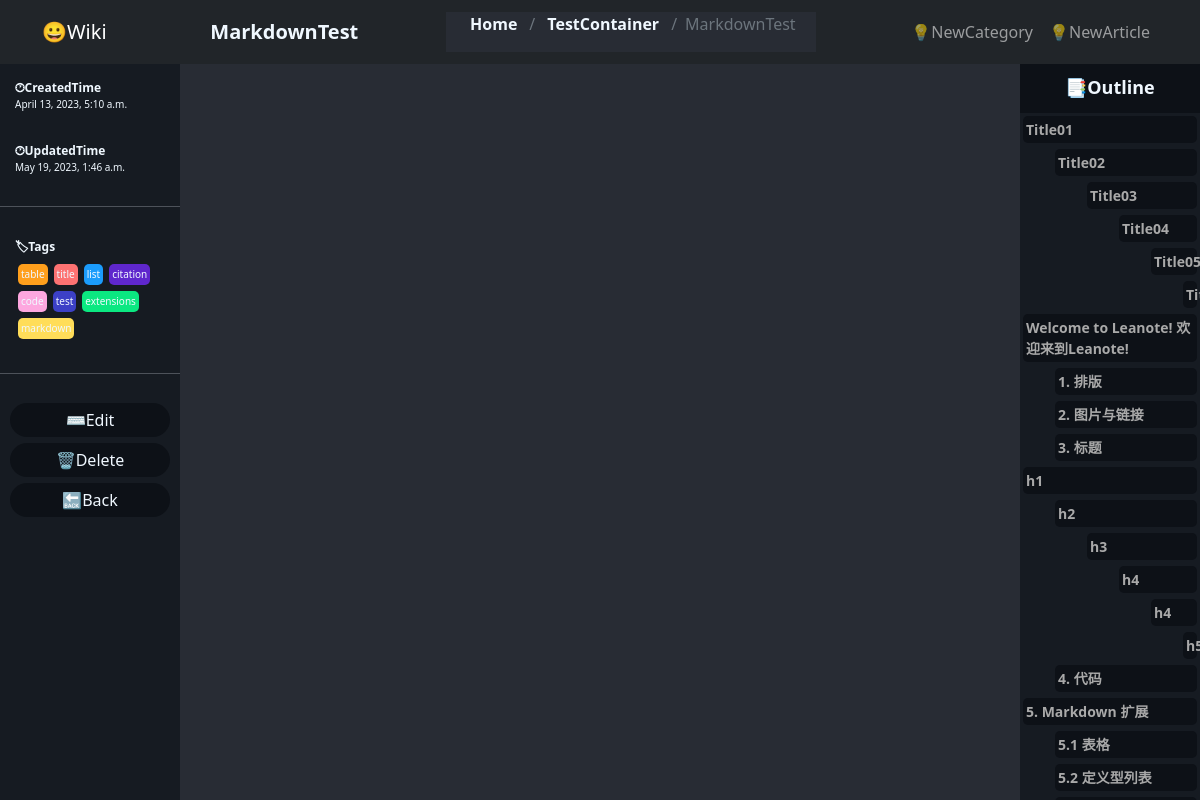
/data/article-detail/69/, run on the app's committed database.
### article/models.py (models this page shows, shortened)
class Article(models.Model):
    category = models.ForeignKey(
        ArticleCategory,
        null=True,
        blank=True,
        on_delete=models.CASCADE,
        related_name='article'
    )
    tags = TaggableManager(blank=True)
    title = models.CharField(max_length=100)
    body = models.TextField()
    created = models.DateTimeField(default=timezone.now)
    updated = models.DateTimeField(auto_now=True)

class ArticleCategory(models.Model):
    title = models.CharField(max_length=100, blank=True)
    description = models.TextField(blank=True)
    father = models.ForeignKey(
        'self',
        null=True,
        blank=True,
        on_delete=models.CASCADE,
    )

### article/views.py (the view)
# urls.py: path('article-detail/<int:id>/', views.article_detail, name='article_detail'),
def article_detail(request, id):
    article = Article.objects.get(id=id)
    md = markdown.Markdown(
        extensions=[
            'markdown.extensions.extra',
            'markdown.extensions.codehilite',
            'markdown.extensions.toc',
        ])
    article.body = md.convert(article.body)
    cur = ArticleCategory.objects.get(id=article.category.id)
    fathers = [cur]
    while(cur.father != None):
        fathers.insert(0, cur.father)
        cur = cur.father
    context = {
        'fathers': fathers,
        'article': article,
        'toc': md.toc,
    }
    return render(request, 'article/detail.html', context)

### templates/article/detail.html (shortened to what this page needs)
{% load static %}
<!DOCTYPE html>
<html lang="en">
<head>
</head>
<body>
    <link rel="stylesheet" href="https://cdn.staticfile.org/twitter-bootstrap/5.1.1/css/bootstrap.min.css">
    <link rel="stylesheet" href="{% static 'article/create/github-markdown-light.css' %}">
    <link rel="stylesheet" href="{% static 'article/highlight-monokai.css' %}">
    <link rel="stylesheet" href="{% static 'article/detail/style.css' %}">
    <nav id="top-nav" class="navbar navbar-expand-lg navbar-dark bg-dark sticky-top">
        <div class="container">
            <a class="navbar-brand" href="{% url 'article:category_list' %}">😀Wiki</a>
            <div id="article-title">{{ article.title }}</div>
            <nav id="nav-bar" aria-label="breadcrumb">
                <ol id="nav-list" class="breadcrumb">
                    <li class="breadcrumb-item"><a href="{% url 'article:category_list' %}">Home</a></li>
                    {% for father in fathers %}
                    <li class="breadcrumb-item"><a href="{% url 'article:category_detail' father.id %}">{{ father.title }}</a></li>
                    {% endfor %}
                    <li class="breadcrumb-item active" aria-current="page">{{ article.title }}</li>
                </ol>
            </nav>
            <div>
                <ul class="navbar-nav">
                    <li class="nav-item">
                        <a class="nav-link" href="{% url 'article:new_category' %}">💡NewCategory</a>
                    </li>
                    <li class="nav-item">
                        <a class="nav-link" href="{% url 'article:new_article' %}">💡NewArticle</a>
                    </li>
                </ul>
            </div>
        </div>
    </nav>
    <div id="page-container">
        <div id="left-bar">
            <div id="times">
                <div class="time">
                    <label>🕐︎CreatedTime</label>
                    <span>{{ article.created }}</span>
                </div>
                <div class="time">
                    <label>🕐︎UpdatedTime</label>
                    <span>{{ article.updated }}</span>
                </div>
            </div>
            <hr>
            <div id="tags-container">
                <div id="tags-title">🏷︎Tags</div>
                <div id="tags">
                    {% for tag in article.tags.all %}
                        <span class="tag">{{ tag }}</span>
                    {% endfor %}
                </div>
            </div>
            <hr>
            <div id="operations">
                <a id="edit-btn" href="{% url 'article:update_article' article.id %}">
                    <span>⌨️</span>
                    <span>Edit</span>
                </a>
                <a id="delete-btn" href="#" onclick="confirm_safe_delete()">
                    <span>🗑</span>
                    <span>Delete</span>
                </a>
                <a id="exit-btn" href="#" onclick="goBack">
                    <span>🔙</span>
                    <span>Back</span>
                </a>
            </div>
        </div>
        <div id="article-container">
            <div id="preview" class="markdown-body" data-body="{{ article.body }}"></div>
        </div>
        <div id="right-bar">
            <div id="outline-title">📑Outline</div>
            <ul id="toc-items">
                {{ toc|safe }}
            </ul>
        </div>
    </div>
</body>
</html>

### static/article/create/github-markdown-light.css (style rules this page uses)
.markdown-body { color-scheme: dark; -ms-text-size-adjust: 100%; -webkit-text-size-adjust: 100%; margin: 0; color: #c9d1d9; background-color: #0d1117; font-family: -apple-system,BlinkMacSystemFont,"Segoe UI","Noto Sans",Helvetica,Arial,sans-serif,"Apple Color Emoji","Segoe UI Emoji"; font-size: 16px; line-height: 1.5; word-wrap: break-word; }
.markdown-body ::placeholder { color: #6e7681; opacity: 1; }
.markdown-body::before { display: table; content: ""; }
.markdown-body::after { display: table; clear: both; content: ""; }

### static/article/detail/style.css (style rules this page uses)
html, body, #create-form { margin: 0px; height: 100%; width: 100%; overflow: hidden; }
body { display: flex; flex-direction: column; }
#top-nav { height: 8vh; overflow: auto; }
#article-title { font-size: 20px; font-weight: bold; color: aliceblue; }
#nav-bar { box-sizing: border-box; background-color: #282c34; align-items: center; }
#nav-list { display: flex; flex-direction: row; justify-items: center; align-items: center; padding: 0px 20px; transition: background-color 0.3s ease; }
#nav-bar a { text-decoration: none; color: aliceblue; padding: 4px; border-radius: 10px; text-align: center; align-items: center; font-size: 16px; font-weight: bold; transition: background-color 0.3s ease; }
#page-container { display: flex; flex-direction: row; }
#left-bar, #right-bar, #article-container { height: 92vh; }
#left-bar, #right-bar { width: 15%; background-color: #161b22; color: aliceblue; }
#article-container { width: 70%; }
#preview { width: 100%; height: 100%; margin: 0px; padding: 20px 50px; box-sizing: border-box; outline: none; }
#preview { background-color: #282c34; overflow-wrap: break-word; overflow-y: scroll; overflow-x: hidden; }
#left-bar, #times { display: flex; flex-direction: column; }
#tags-container, .time { display: flex; flex-direction: column; margin: 10px; padding: 5px; transition: background-color 0.5s ease; }
#tags-title, .time label { font-size: 12px; font-weight: bold; }
#tags, .time span { font-size: 10px; }
#tags-title { margin-bottom: 5px; }
#tags { display: flex; flex-direction: row; flex-wrap: wrap; max-height: 40vh; }
.tag { padding: 3px; margin: 3px; border-radius: 5px; }
#tags .tag:nth-child(1) { background-color: #FF9F1C; }
#tags .tag:nth-child(2) { background-color: #FD7272; }
#tags .tag:nth-child(3) { background-color: #1B9CFC; }
#tags .tag:nth-child(4) { background-color: #5f27cd; }
#tags .tag:nth-child(5) { background-color: #FDA7DF; }
#tags .tag:nth-child(6) { background-color: #3C40C6; }
#tags .tag:nth-child(7) { background-color: #0be881; }
#tags .tag:nth-child(8) { background-color: #ffdd59; }
#operations { display: flex; flex-direction: column; align-items: center; margin: 10px; }
#edit-btn, #delete-btn, #exit-btn { display: flex; flex-direction: row; justify-content: center; margin: 3px; padding: 5px; width: 100%; text-align: center; text-decoration: none; color: aliceblue; background-color: #0d1117; border-radius: 20px; transition: background-color 0.3s ease; }
#right-bar { position: relative; display: flex; flex-direction: column; }
#outline-title { width: 100%; height: 50px; float: top; padding: 10px; text-align: center; font-size: 18px; font-weight: bold; background-color: #0d1117; }
#toc-items { margin: 0px; padding: 0px; overflow-y: scroll; overflow-x: hidden; }
#toc-items ul { list-style: none; }
#toc-items > .toc > ul { margin: 0px; padding: 0px; }
.toc > ul { display: flex; flex-direction: column; }
#toc-items li { display: flex; flex-direction: column; }
#toc-items a { margin: 3px; background-color: #0d1117; text-decoration: none; color: darkgray; font-size: 14px; font-weight: bold; padding: 3px; border-radius: 5px; transition: background-color 0.3s ease; }

### data on the page
Article: title "MarkdownTest", created "April 13, 2023, 5:10 a.m.", updated "May 19, 2023, 1:46 a.m."
ArticleCategory: title "TestContainer"
Tag: name "table"
Tag: name "title"
Tag: name "list"
Tag: name "citation"
Tag: name "code"
Tag: name "test"
Tag: name "extensions"
Tag: name "markdown"
